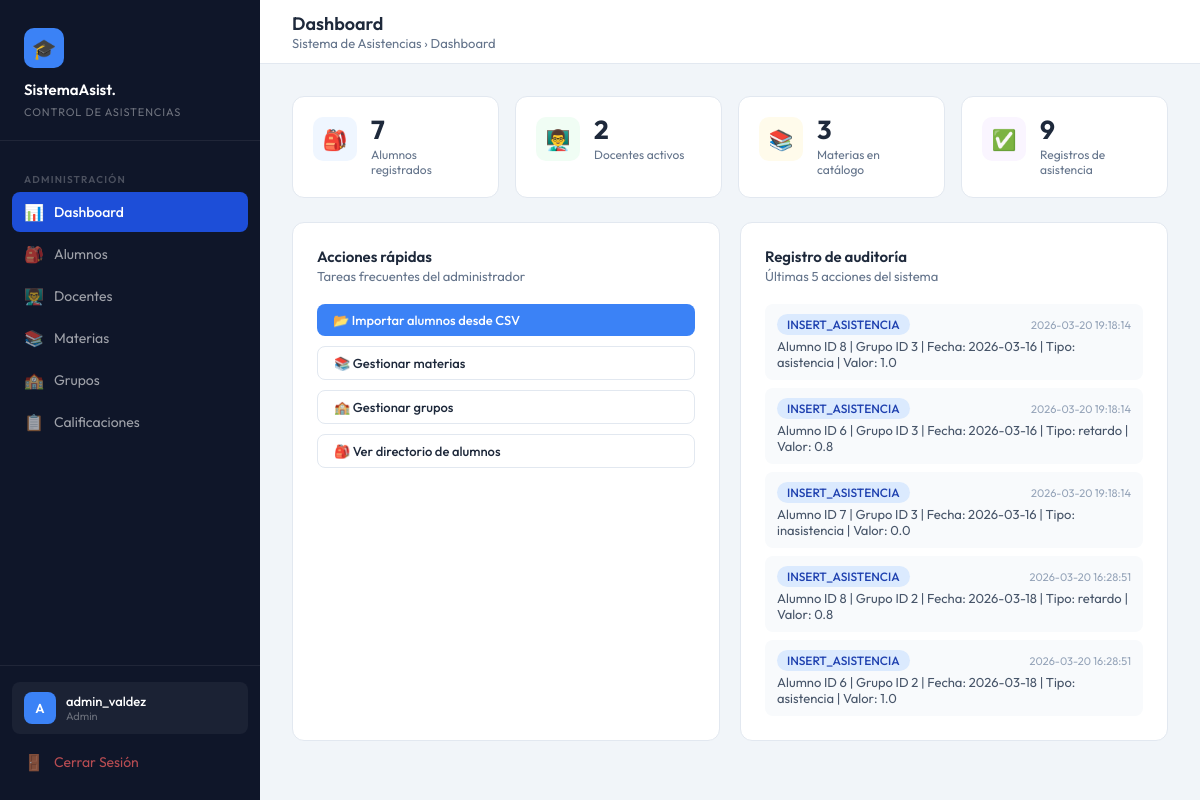
The page /index.php?accion=dashboard_admin (signed in) on the database its author committed.
### tables this page shows
CREATE TABLE `audit_log` (
  `id_audit` int(11) NOT NULL,
  `accion` varchar(50) NOT NULL,
  `fecha` datetime DEFAULT current_timestamp(),
  `detalle` text NOT NULL
);

### app/controllers/AdminController.php (called while the page is built, shortened)
<?php
require_once BASE_PATH . '/app/models/Materia.php';
require_once BASE_PATH . '/app/models/Asistencia.php';
class AdminController {
    private $pdo;
    public function __construct($pdo) { $this->pdo = $pdo; }
    public function dashboard() {
        $modeloAsist   = new Asistencia($this->pdo);
        $modeloMateria = new Materia($this->pdo);
        $totalAlumnos    = (int)$this->pdo->query("SELECT COUNT(*) FROM alumnos")->fetchColumn();
        $totalDocentes   = (int)$this->pdo->query("SELECT COUNT(*) FROM docentes")->fetchColumn();
        $totalMaterias   = count($modeloMateria->obtenerTodas());
        $totalAsistencias = $modeloAsist->conteoTotal();
        $auditLog = $this->pdo->query(
            "SELECT accion, fecha, detalle FROM audit_log ORDER BY fecha DESC LIMIT 5"
        )->fetchAll(PDO::FETCH_ASSOC);
        require_once BASE_PATH . '/app/views/admin/dashboard.php';
    }
}
?>

### app/models/Materia.php (called while the page is built, shortened)
<?php
class Materia {
    private $pdo;
    public function __construct($pdo) { $this->pdo = $pdo; }
    public function obtenerTodas() {
        $stmt = $this->pdo->query("SELECT * FROM materias ORDER BY nombre ASC");
        return $stmt->fetchAll(PDO::FETCH_ASSOC);
    }
}
?>

### app/models/Asistencia.php (called while the page is built, shortened)
<?php
class Asistencia {
    private $pdo;
    public function __construct($pdo) { $this->pdo = $pdo; }
    public function conteoTotal() {
        return (int)$this->pdo->query("SELECT COUNT(*) FROM asistencias")->fetchColumn();
    }
}
?>

### app/views/admin/dashboard.php (the view)
<?php
$pageTitle    = 'Dashboard';
$accionActual = 'dashboard_admin';
require_once BASE_PATH . '/app/views/layout/sidebar.php';
?>
<div class="stats-grid">
  <div class="stat-card">
    <div class="stat-icon blue">🎒</div>
    <div>
      <div class="stat-value"><?= $totalAlumnos ?? 0 ?></div>
      <div class="stat-label">Alumnos registrados</div>
    </div>
  </div>
  <div class="stat-card">
    <div class="stat-icon green">👨‍🏫</div>
    <div>
      <div class="stat-value"><?= $totalDocentes ?? 0 ?></div>
      <div class="stat-label">Docentes activos</div>
    </div>
  </div>
  <div class="stat-card">
    <div class="stat-icon amber">📚</div>
    <div>
      <div class="stat-value"><?= $totalMaterias ?? 0 ?></div>
      <div class="stat-label">Materias en catálogo</div>
    </div>
  </div>
  <div class="stat-card">
    <div class="stat-icon purple">✅</div>
    <div>
      <div class="stat-value"><?= $totalAsistencias ?? 0 ?></div>
      <div class="stat-label">Registros de asistencia</div>
    </div>
  </div>
</div>
<div class="grid-2">
  <div class="card">
    <div class="card-header">
      <div>
        <div class="card-title">Acciones rápidas</div>
        <div class="card-subtitle">Tareas frecuentes del administrador</div>
      </div>
    </div>
    <div style="display:flex; flex-direction:column; gap:10px;">
      <a href="index.php?accion=importar_view" class="btn btn-primary">
        📂 Importar alumnos desde CSV
      </a>
      <a href="index.php?accion=ver_materias" class="btn btn-outline">
        📚 Gestionar materias
      </a>
      <a href="index.php?accion=ver_grupos" class="btn btn-outline">
        🏫 Gestionar grupos
      </a>
      <a href="index.php?accion=ver_alumnos" class="btn btn-outline">
        🎒 Ver directorio de alumnos
      </a>
    </div>
  </div>
  <div class="card">
    <div class="card-header">
      <div>
        <div class="card-title">Registro de auditoría</div>
        <div class="card-subtitle">Últimas 5 acciones del sistema</div>
      </div>
    </div>
    <?php if (!empty($auditLog)): ?>
      <div style="display:flex; flex-direction:column; gap:8px;">
        <?php foreach ($auditLog as $log): ?>
          <div style="padding:10px 12px; background:#f8fafc; border-radius:8px; font-size:13px;">
            <div style="display:flex; justify-content:space-between; align-items:center; margin-bottom:3px;">
              <span class="badge badge-blue"><?= htmlspecialchars($log['accion'], ENT_QUOTES, 'UTF-8') ?></span>
              <span style="color:#94a3b8; font-size:11px;"><?= htmlspecialchars($log['fecha'], ENT_QUOTES, 'UTF-8') ?></span>
            </div>
            <div style="color:#475569;"><?= htmlspecialchars($log['detalle'], ENT_QUOTES, 'UTF-8') ?></div>
          </div>
        <?php endforeach; ?>
      </div>
    <?php else: ?>
      <p style="color:#94a3b8; font-size:13px; text-align:center; padding:20px 0;">Sin registros aún.</p>
    <?php endif; ?>
  </div>
</div>
<?php require_once BASE_PATH . '/app/views/layout/footer.php'; ?>

### public/index.php (shortened to what this page needs)
<?php
require_once BASE_PATH . '/app/config/database.php';
require_once BASE_PATH . '/app/controllers/AdminController.php';
$accion = $_GET['accion'] ?? 'login_view';
switch ($accion) {
    case 'dashboard_admin':
        (new AdminController($pdo))->dashboard(); break;
}
?>

### app/views/layout/sidebar.php (shortened to what this page needs)
<!DOCTYPE html>
<html lang="es">
<head>
</head>
<body>
<aside class="sidebar">
  <div class="sidebar-brand">
    <div class="logo-icon">🎓</div>
    <h1>SistemaAsist.</h1>
    <span>Control de Asistencias</span>
  </div>
  <nav class="sidebar-nav">
    <?php $rol = $_SESSION['rol'] ?? ''; ?>
    <?php if ($rol === 'Admin'): ?>
      <div class="nav-section-label">Administración</div>
      <a href="index.php?accion=dashboard_admin"        class="nav-link <?= ($accionActual??'')==='dashboard_admin'       ?'active':'' ?>"><span class="icon">📊</span> Dashboard</a>
      <a href="index.php?accion=ver_alumnos"            class="nav-link <?= ($accionActual??'')==='ver_alumnos'            ?'active':'' ?>"><span class="icon">🎒</span> Alumnos</a>
      <a href="index.php?accion=ver_docentes"           class="nav-link <?= ($accionActual??'')==='ver_docentes'           ?'active':'' ?>"><span class="icon">👨‍🏫</span> Docentes</a>
      <a href="index.php?accion=ver_materias"           class="nav-link <?= ($accionActual??'')==='ver_materias'           ?'active':'' ?>"><span class="icon">📚</span> Materias</a>
      <a href="index.php?accion=ver_grupos"             class="nav-link <?= ($accionActual??'')==='ver_grupos'             ?'active':'' ?>"><span class="icon">🏫</span> Grupos</a>
      <a href="index.php?accion=calificaciones_admin"   class="nav-link <?= ($accionActual??'')==='calificaciones_admin'   ?'active':'' ?>"><span class="icon">📋</span> Calificaciones</a>
    <?php endif; ?>
  </nav>
  <div class="sidebar-footer">
    <div class="user-chip">
      <div class="user-avatar"><?= strtoupper(substr($_SESSION['username']??'U',0,1)) ?></div>
      <div class="user-info">
        <div class="name"><?= htmlspecialchars($_SESSION['username']??'',ENT_QUOTES,'UTF-8') ?></div>
        <div class="role"><?= htmlspecialchars($rol,ENT_QUOTES,'UTF-8') ?></div>
      </div>
    </div>
    <a href="index.php?accion=logout" class="nav-link" style="color:rgba(255,100,100,.7);">
      <span class="icon">🚪</span> Cerrar Sesión
    </a>
  </div>
</aside>
<div class="main">
  <div class="topbar">
    <div>
      <h2><?= $pageTitle ?? 'Panel' ?></h2>
      <div class="breadcrumb">Sistema de Asistencias › <?= $pageTitle ?? '' ?></div>
    </div>
  </div>
  <div class="page-content">

### app/views/layout/footer.php
  </div>
</div>
</body>
</html>

### rows shown on the page
audit_log: accion "INSERT_ASISTENCIA", fecha "2026-03-20 19:18:14", detalle "Alumno ID 8 | Grupo ID 3 | Fecha: 2026-03-16 | Tipo: asistencia | Valor: 1.0"
audit_log: accion "INSERT_ASISTENCIA", fecha "2026-03-20 19:18:14", detalle "Alumno ID 6 | Grupo ID 3 | Fecha: 2026-03-16 | Tipo: retardo | Valor: 0.8"
audit_log: accion "INSERT_ASISTENCIA", fecha "2026-03-20 19:18:14", detalle "Alumno ID 7 | Grupo ID 3 | Fecha: 2026-03-16 | Tipo: inasistencia | Valor: 0.0"
audit_log: accion "INSERT_ASISTENCIA", fecha "2026-03-20 16:28:51", detalle "Alumno ID 8 | Grupo ID 2 | Fecha: 2026-03-18 | Tipo: retardo | Valor: 0.8"
audit_log: accion "INSERT_ASISTENCIA", fecha "2026-03-20 16:28:51", detalle "Alumno ID 6 | Grupo ID 2 | Fecha: 2026-03-18 | Tipo: asistencia | Valor: 1.0"

### other values the page prints
substr($_SESSION['username']??'U',0,1) "A"
$_SESSION['username'] "admin_valdez"
$rol "Admin"
$pageTitle "Dashboard"
$totalAlumnos "7"
$totalDocentes "2"
$totalMaterias "3"
$totalAsistencias "9"
